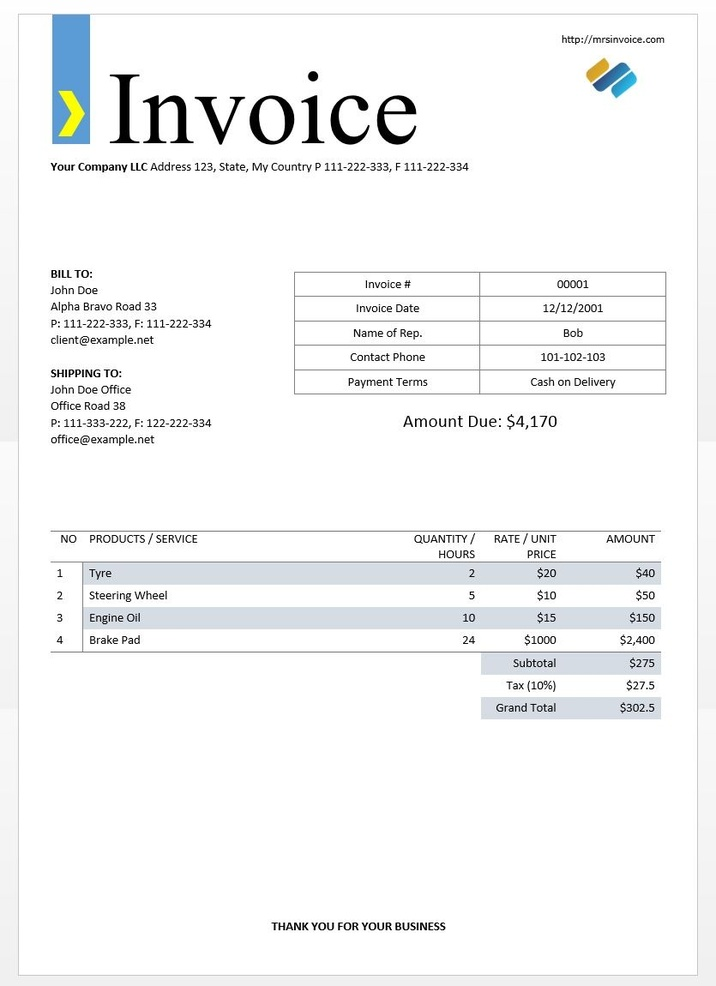
#> input picture tablesample2.jpg, 716 x 986 px, shrunk from 835 x 1150 before the run
$ jupyter execute --allow-errors pdftablestest.ipynb
#> lines starting #> are read from the running program, lines starting #| are printed output that depends on the picture; after the words box and inside, x2 and y2 are one past the last pixel; in counts of white or black regions, pixels touching at a corner belong together
# Implementing PDF table recognition and extraction of data
Based on https://nanonets.com/blog/table-extraction-deep-learning/

Also see https://nanonets.com/blog/ocr-with-tesseract/

## Uses:
- pdf2image for converting PDF pages to images (once I implement it; should be trivial)
- OpenCV for finding blocks on the page (and possibly more, I don't know yet)
- Numpy because numbers, and probably pandas along the way.
- Tesseract for OCR (once I implement it)
"""

[cell 1]
from matplotlib import pyplot as plot
import numpy as np
import pandas as pd
import cv2
from IPython.display import Image, HTML
testFile = "pdftables.pdf"
sampeleTable = "tablesample.png"
sampleInvoice = "tablesample2.jpg"
previewSize = (40,25)
inputImage = cv2.imread(sampleInvoice)
#> inputImage is the input picture: shape (986, 716, 3); mean B, G, R 246, 245.5, 244.8

# OPENCV WORKS WITH BGR INSTEAD OF RGB BY DEFAULT. WE THEREFORE CONVERT IT TO MATCH EXPECTED BEHAVIOUR...
inputImage = cv2.cvtColor(inputImage, cv2.COLOR_BGR2RGB)

# We make a copy of the image in grayscale to be used for finding contours...
inputContour = cv2.cvtColor(inputImage.copy(), cv2.COLOR_RGB2GRAY)

# Displaying our input image...
plot.figure(figsize=previewSize)
#> (this line was passed over: IPython is not available in this run)
plot.imshow(inputImage)
#> (this line was passed over: IPython is not available in this run)

[cell 2]
"""
Thresholding kinda takes the min and max values (respectively 180 and 255) and compares pixels near them and if the pixel's value (rgb-defined, 0 to 255) is in-between the given values, it groups it along other similar neihgbouring pixels...

"Hey pixel, you look like me, I think we should band together with others who look like us." -- the pixels to each others, probably
"""
ret, threshold_value = cv2.threshold(inputContour, 180, 255, cv2.THRESH_BINARY_INV)
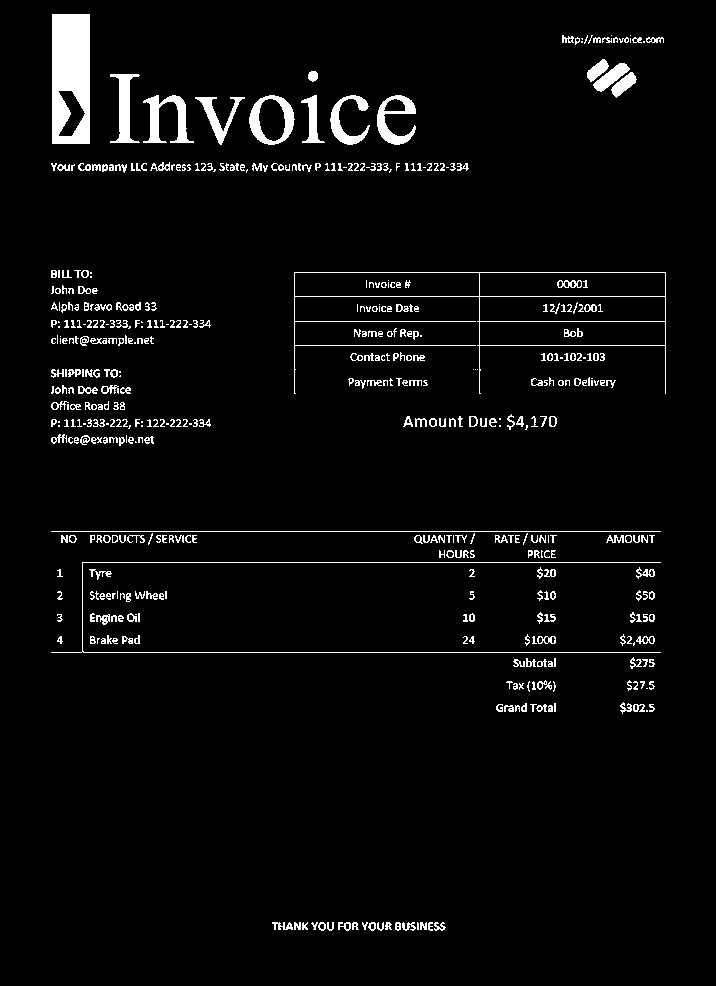
#> threshold_value: shape (986, 716); 3.9% white; 482 white regions (130 under 20 px), largest, box (x1, y1, x2, y2) and area: (52, 14, 90, 144) 4336, (294, 272, 666, 394) 1845, (51, 562, 661, 653) 1278
# Displaying the current result...
plot.figure(figsize=previewSize)
#> (this line was passed over: IPython is not available in this run)
plot.imshow(threshold_value)
#> (this line was passed over: IPython is not available in this run)

[cell 3]
# Detailed explainations of what's happening: https://towardsdatascience.com/basics-of-kernels-and-convolutions-with-opencv-c15311ab8f55
# kernel here means a matrix, here 5 by 5
kernel = np.ones((5,5), np.uint8)
# cv2.dilate makes what's called a convolution, which finds nearest neihgbours (nearest similar pixels in this case)... makes things fat, basically.
# The bigger the kernel, the more sensitive the convolution will be and the more neighbouring pixels it will find (too much or too little isn't good)
# We run it only once (iterations=1)
# It's probably part of the process used for blurring a picture in Photoshop or the likes...
dilated_value = cv2.dilate(threshold_value, kernel, iterations=1)
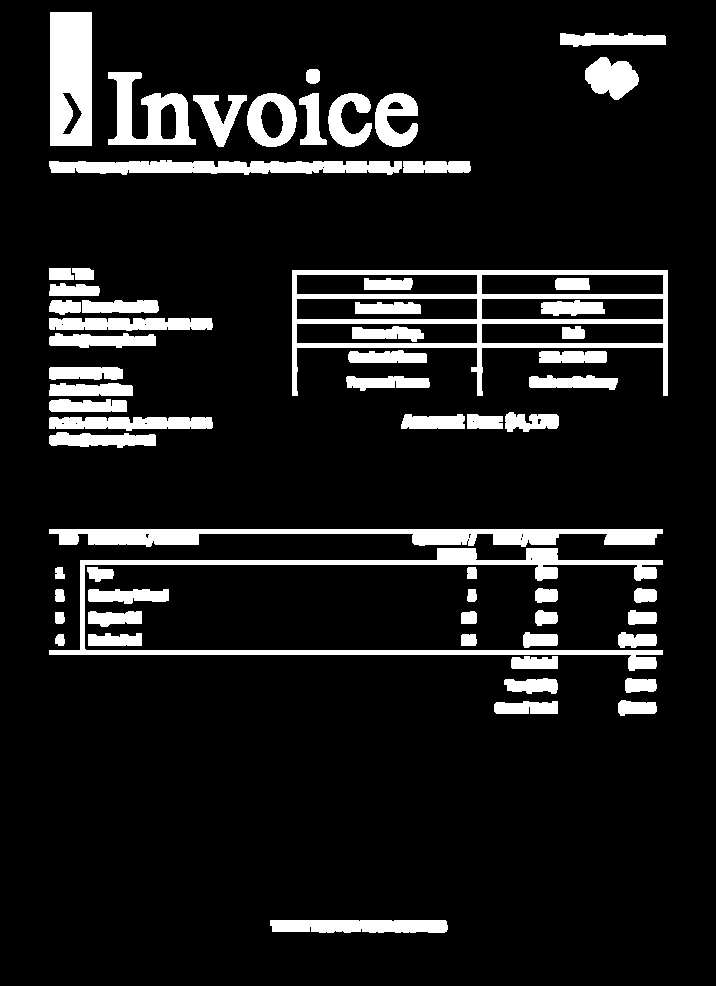
#> dilated_value: shape (986, 716); 10.9% white; 64 white regions
# Displaying the current result...
plot.figure(figsize=previewSize)
#> (this line was passed over: IPython is not available in this run)
plot.imshow(dilated_value)
#> (this line was passed over: IPython is not available in this run)

[cell 4]
# Finds contours...
contours, hierarchy = cv2.findContours(dilated_value, cv2.RETR_TREE, cv2.CHAIN_APPROX_SIMPLE)
#> contours = 89 contours, 15 with area under 20; largest, box (x1, y1, x2, y2) and area: (292, 270, 668, 396) 29498, (49, 548, 663, 671) 6818, (49, 529, 663, 547) 5796, (50, 12, 92, 146) 5453, (481, 298, 664, 320) 3820

# The hierarchy values returns an array which represents, through rows, the different contours and their contents...
# Documentation says each row is [Next hierarchy, Previous, Child, Parent]; if none, value is -1
# Docs here: https://docs.opencv.org/master/d9/d8b/tutorial_py_contours_hierarchy.html
# No idea why hierarchy itself is an array inside an array though... Accounting for X,Y and Z axes?
# print(hierarchy[0])

#> (a cell that did not finish here is left out)

[cell 6]
# Displaying the result...
plot.figure(figsize=previewSize)
#> (this line was passed over: IPython is not available in this run)
